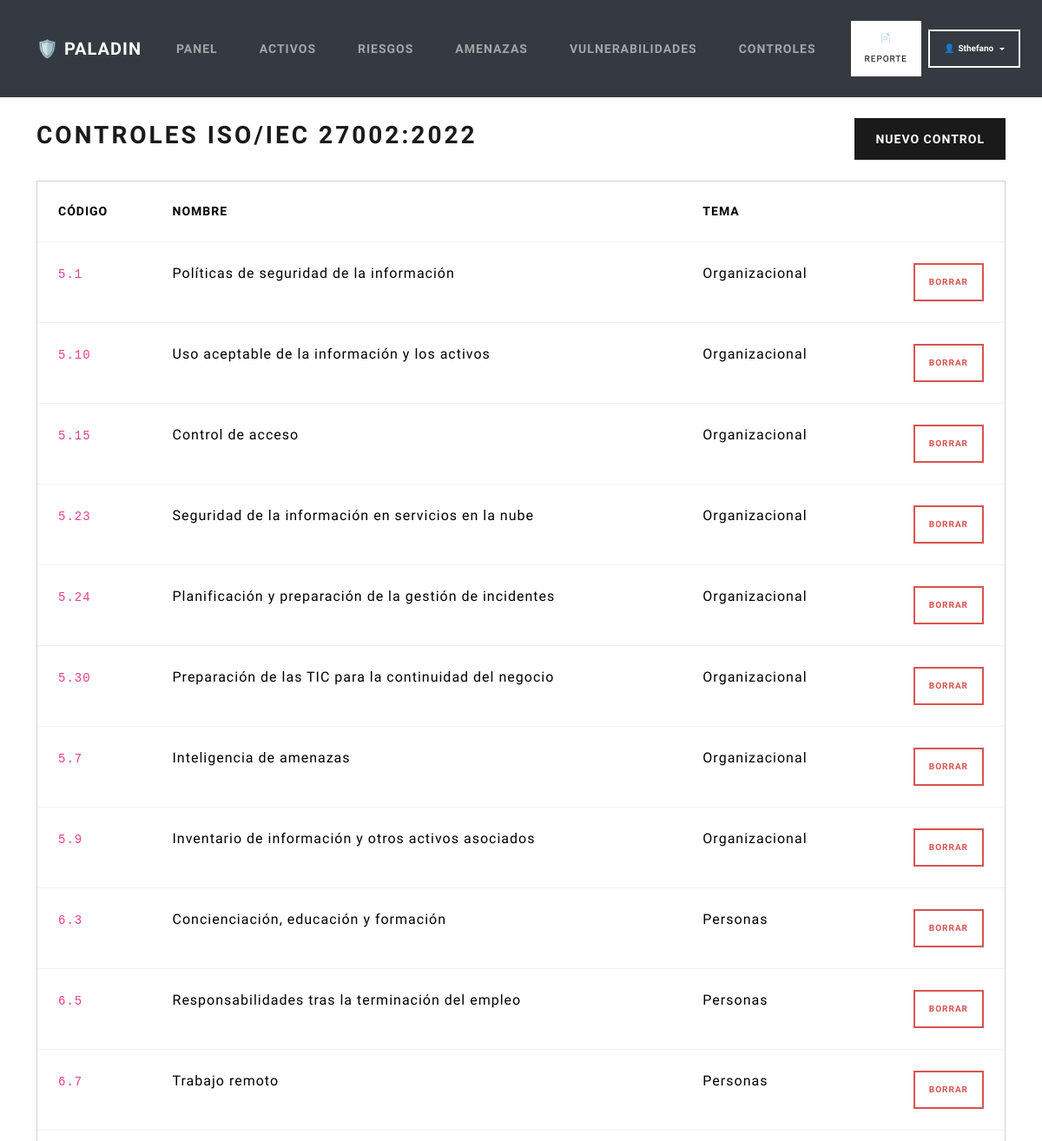
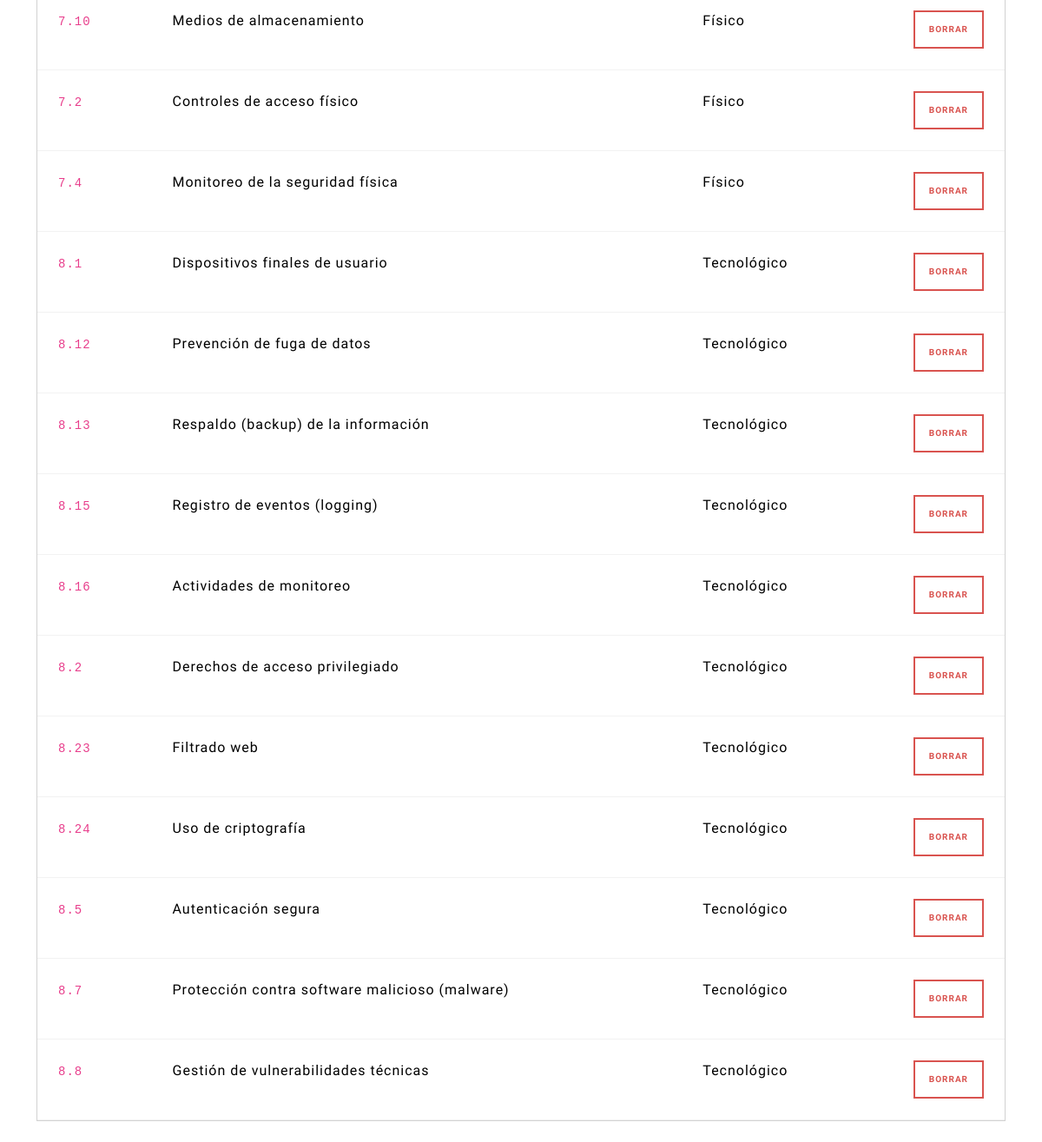
The app's page /controles/ (signed in) with its own data (2 pictures, top to bottom).
### riesgos/models.py (models this page shows, shortened)
class Control(models.Model):
    TEMAS = [
        ('ORG', 'Organizacional'),
        ('PER', 'Personas'),
        ('FIS', 'Físico'),
        ('TEC', 'Tecnológico'),
    ]
    codigo = models.CharField(max_length=20, unique=True)        # p.ej. "8.7"
    nombre = models.CharField(max_length=160)
    tema = models.CharField(max_length=3, choices=TEMAS, default='ORG')
    descripcion = models.TextField(blank=True)
    class Meta:
        verbose_name = 'Control ISO 27002'
        verbose_name_plural = 'Controles ISO 27002:2022'
        ordering = ['codigo']

### riesgos/views.py (the view)
# urls.py: path('controles/', views.lista_controles, name='lista_controles'),
def lista_controles(request):
    return render(request, 'riesgos/lista_controles.html',
                  {'controles': Control.objects.all()})

### riesgos/templates/riesgos/lista_controles.html (shortened to what this page needs)
{% extends 'base.html' %}
{% block contenido %}
<div class="d-flex justify-content-between align-items-center mb-4">
  <h2>Controles ISO/IEC 27002:2022</h2>
  <a href="{% url 'crear_control' %}" class="btn btn-primary">Nuevo control</a>
</div>
<div class="card"><div class="card-body p-0">
  <table class="table table-hover mb-0">
    <thead><tr><th>Código</th><th>Nombre</th><th>Tema</th><th></th></tr></thead>
    <tbody>
      {% for c in controles %}
      <tr>
        <td><code>{{ c.codigo }}</code></td>
        <td>{{ c.nombre }}</td>
        <td>{{ c.get_tema_display }}</td>
        <td class="text-end">
          <a href="{% url 'eliminar_control' c.id %}" class="btn btn-sm btn-outline-danger">Borrar</a>
        </td>
      </tr>
      {% empty %}
      <tr><td colspan="4" class="text-center text-muted py-4">No hay controles registrados.</td></tr>
      {% endfor %}
    </tbody>
  </table>
</div></div>
{% endblock %}

### riesgos/templates/base.html (shortened to what this page needs)
<!doctype html>
<html lang="es">
  <head>
    <link
      rel="stylesheet"
      href="https://cdn.jsdelivr.net/npm/bootswatch@5.3.8/dist/lux/bootstrap.min.css"
    />
  </head>
  <body>
    <nav class="navbar navbar-expand-lg navbar-dark bg-dark d-print-none">
      <div class="container">
        <a class="navbar-brand fw-bold" href="{% url 'dashboard' %}">🛡️ Paladin</a>
        <div class="collapse navbar-collapse" id="nav">
          <ul class="navbar-nav me-auto">
            <li class="nav-item">
              <a class="nav-link" href="{% url 'dashboard' %}">Panel</a>
            </li>
            <li class="nav-item">
              <a class="nav-link" href="{% url 'lista_activos' %}">Activos</a>
            </li>
            <li class="nav-item">
              <a class="nav-link" href="{% url 'lista_riesgos' %}">Riesgos</a>
            </li>
            <li class="nav-item">
              <a class="nav-link" href="{% url 'lista_amenazas' %}">Amenazas</a>
            </li>
            <li class="nav-item">
              <a class="nav-link" href="{% url 'lista_vulnerabilidades' %}">Vulnerabilidades</a>
            </li>
            <li class="nav-item">
              <a class="nav-link" href="{% url 'lista_controles' %}">Controles</a>
            </li>
          </ul>
          <div class="d-flex align-items-center gap-2">
            <a class="btn btn-light btn-sm fw-semibold" href="{% url 'reporte' %}">📄 Reporte</a>
            {% if user.is_authenticated %}
              <div class="dropdown">
                <button class="btn btn-outline-light btn-sm dropdown-toggle d-flex align-items-center gap-1"
                        type="button" data-bs-toggle="dropdown" aria-expanded="false">
                  <span>👤</span><span class="text-capitalize">{{ user.username }}</span>
                </button>
              </div>
            {% endif %}
          </div>
        </div>
      </div>
    </nav>
    <div class="container my-4">
      {% block contenido %}{% endblock %}
    </div>
  </body>
</html>

### records on screen
Control: codigo "5.1", nombre "Políticas de seguridad de la información", tema "Organizacional"
Control: codigo "5.10", nombre "Uso aceptable de la información y los activos", tema "Organizacional"
Control: codigo "5.15", nombre "Control de acceso", tema "Organizacional"
Control: codigo "5.23", nombre "Seguridad de la información en servicios en la nube", tema "Organizacional"
Control: codigo "5.24", nombre "Planificación y preparación de la gestión de incidentes", tema "Organizacional"
Control: codigo "5.30", nombre "Preparación de las TIC para la continuidad del negocio", tema "Organizacional"
Control: codigo "5.7", nombre "Inteligencia de amenazas", tema "Organizacional"
Control: codigo "5.9", nombre "Inventario de información y otros activos asociados", tema "Organizacional"
Control: codigo "6.3", nombre "Concienciación, educación y formación", tema "Personas"
Control: codigo "6.5", nombre "Responsabilidades tras la terminación del empleo", tema "Personas"
Control: codigo "6.7", nombre "Trabajo remoto", tema "Personas"
Control: codigo "7.10", nombre "Medios de almacenamiento", tema "Físico"
Control: codigo "7.2", nombre "Controles de acceso físico", tema "Físico"
Control: codigo "7.4", nombre "Monitoreo de la seguridad física", tema "Físico"
Control: codigo "8.1", nombre "Dispositivos finales de usuario", tema "Tecnológico"
Control: codigo "8.12", nombre "Prevención de fuga de datos", tema "Tecnológico"
Control: codigo "8.13", nombre "Respaldo (backup) de la información", tema "Tecnológico"
Control: codigo "8.15", nombre "Registro de eventos (logging)", tema "Tecnológico"
Control: codigo "8.16", nombre "Actividades de monitoreo", tema "Tecnológico"
Control: codigo "8.2", nombre "Derechos de acceso privilegiado", tema "Tecnológico"
Control: codigo "8.23", nombre "Filtrado web", tema "Tecnológico"
Control: codigo "8.24", nombre "Uso de criptografía", tema "Tecnológico"
Control: codigo "8.5", nombre "Autenticación segura", tema "Tecnológico"
Control: codigo "8.7", nombre "Protección contra software malicioso (malware)", tema "Tecnológico"
Control: codigo "8.8", nombre "Gestión de vulnerabilidades técnicas", tema "Tecnológico"

### other values on screen
{{ user.username }} "Sthefano"
